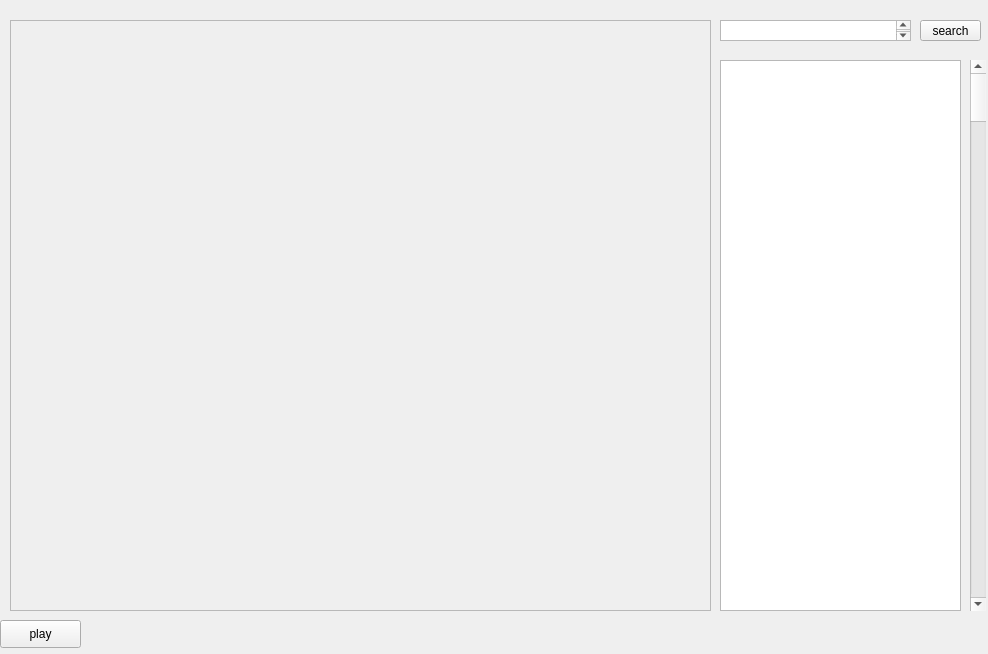
<?xml version="1.0" encoding="UTF-8"?>
<ui version="4.0">
 <class>Player</class>
 <widget class="QWidget" name="Player">
  <property name="enabled">
   <bool>true</bool>
  </property>
  <property name="geometry">
   <rect>
    <x>0</x>
    <y>0</y>
    <width>988</width>
    <height>654</height>
   </rect>
  </property>
  <property name="windowTitle">
   <string>Player</string>
  </property>
  <widget class="QPushButton" name="pushButton">
   <property name="geometry">
    <rect>
     <x>0</x>
     <y>620</y>
     <width>81</width>
     <height>28</height>
    </rect>
   </property>
   <property name="text">
    <string>play</string>
   </property>
  </widget>
  <widget class="QFrame" name="frame">
   <property name="geometry">
    <rect>
     <x>10</x>
     <y>20</y>
     <width>701</width>
     <height>591</height>
    </rect>
   </property>
   <property name="minimumSize">
    <size>
     <width>500</width>
     <height>500</height>
    </size>
   </property>
   <property name="frameShape">
    <enum>QFrame::StyledPanel</enum>
   </property>
   <property name="frameShadow">
    <enum>QFrame::Raised</enum>
   </property>
  </widget>
  <widget class="QPushButton" name="pushButton_2">
   <property name="geometry">
    <rect>
     <x>920</x>
     <y>20</y>
     <width>61</width>
     <height>21</height>
    </rect>
   </property>
   <property name="text">
    <string>search</string>
   </property>
  </widget>
  <widget class="QListView" name="listView">
   <property name="geometry">
    <rect>
     <x>720</x>
     <y>60</y>
     <width>241</width>
     <height>551</height>
    </rect>
   </property>
  </widget>
  <widget class="QScrollBar" name="verticalScrollBar">
   <property name="geometry">
    <rect>
     <x>970</x>
     <y>60</y>
     <width>16</width>
     <height>551</height>
    </rect>
   </property>
   <property name="orientation">
    <enum>Qt::Vertical</enum>
   </property>
  </widget>
  <widget class="QPlainTextEdit" name="plainTextEdit">
   <property name="geometry">
    <rect>
     <x>720</x>
     <y>20</y>
     <width>191</width>
     <height>21</height>
    </rect>
   </property>
  </widget>
 </widget>
 <layoutdefault spacing="6" margin="11"/>
 <resources/>
 <connections/>
</ui>
